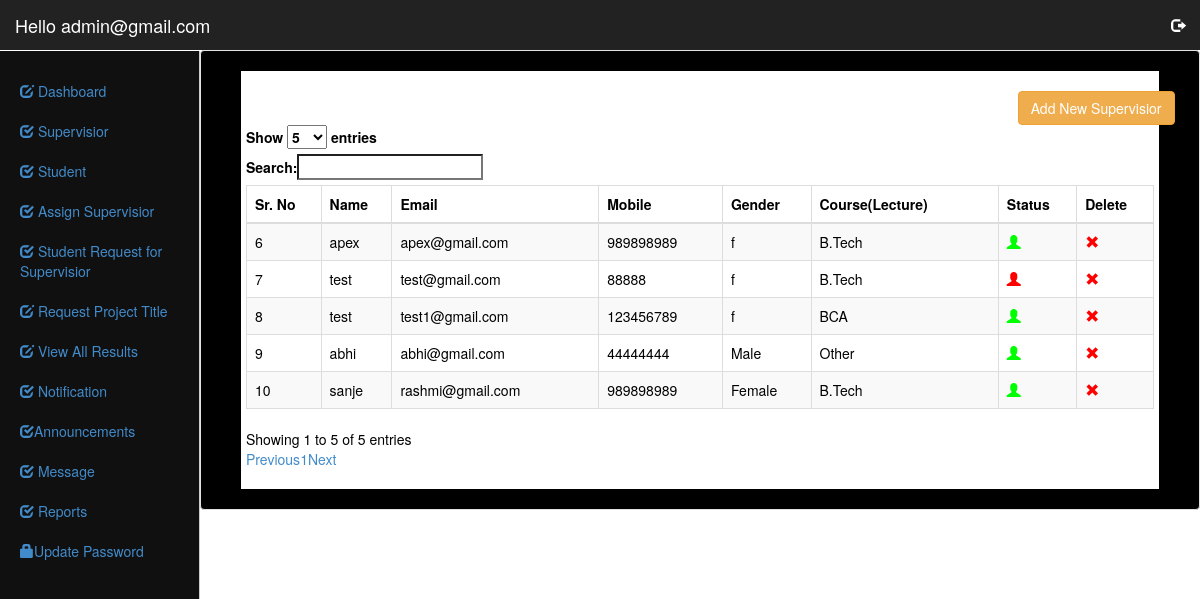
The app's page /New/admin/index.php?option=Supervisior (signed in) with its own data.
### tables this page shows
CREATE TABLE IF NOT EXISTS `supervisor` (
  `id` int(11) NOT NULL AUTO_INCREMENT,
  `name` char(50) NOT NULL,
  `email` varchar(50) NOT NULL,
  `pass` varchar(50) NOT NULL,
  `mob` varchar(20) NOT NULL,
  `gender` varchar(10) NOT NULL,
  `program` varchar(50) NOT NULL,
  `course` varchar(50) NOT NULL,
  `status` varchar(20) NOT NULL,
  PRIMARY KEY (`id`),
  UNIQUE KEY `email` (`email`)
);

### New/admin/Supervisior.php (the view)
<div id="page-wrapper" style="background:#fff;padding:20px;color:#000">
            <div class="row">
							<div class="col-lg-10"></div>
			<div class="col-lg-2">
			<a title="Add New Supervisior" href="index.php?option=add_supervisior" class="btn btn-warning">Add New Supervisior</a>
</div>
			<div class="row">
                <div class="col-lg-12">
                    <table class="table table-striped table-responsive table-bordered" id='example'>
						<thead>
								<th>Sr. No</th>
		<th>Name</th>
		<th>Email</th>
		<th>Mobile</th>
		<th>Gender</th>
		<th>Course(Lecture)</th>
		<th>Status</th>
		<th>Delete</th>
						</thead>
                        <tbody>
                <?php
	$que=mysqli_query($con,"select * from  supervisor");
		while($row= mysqli_fetch_array($que))
	{?>
	<tr>
		<Td><?php echo $row[0];?></Td>
		<Td><?php echo $row[1];?></Td>
		<Td><?php echo $row[2];?></Td>
		<Td><?php echo $row[4];?></Td>
		<Td><?php echo $row[5];?></Td>
		<Td><?php echo $row[6];?></Td>
<Td>
<?php
$seid= $row[2];
$s= $row[8];
if($s==1)
{
echo "<a title='activate supervisior' href='Supervisior_status.php?status=$s&eid=$seid'><span class='glyphicon glyphicon-user' style='color:red' aria-hidden='true'></span></a>";
}
else
{
echo "<a title='deactivate supervisior' href='Supervisior_status.php?status=$s&eid=$seid'><span class='glyphicon glyphicon-user' style='color:#00FF00' aria-hidden='true'></span></a>";
}
?>
</Td>
<td>
<?php echo "<a title='Delete supervisior' href='Supervisior_Delete.php?eid=$seid'><span class='glyphicon glyphicon-remove' style='color:red' aria-hidden='true'></span></a>";?>
</td>
	</tr>
	<?php } ?>
                        </tbody>
                    </table>
                </div>
            </div>
        </div>
    </div>

### New/css/dashboard.css (style rules this page uses)
body { padding-top: 50px; }

### records on screen
supervisor: id "6", name "apex", email "apex@gmail.com", mob "989898989", gender "f", program "B.Tech"
supervisor: id "7", name "test", email "test@gmail.com", mob "88888", gender "f", program "B.Tech"
supervisor: id "8", name "test", email "test1@gmail.com", mob "123456789", gender "f", program "BCA"
supervisor: id "9", name "abhi", email "abhi@gmail.com", mob "44444444", gender "Male", program "Other"
supervisor: id "10", name "sanje", email "rashmi@gmail.com", mob "989898989", gender "Female", program "B.Tech"

### other values on screen
$admin "admin@gmail.com"
